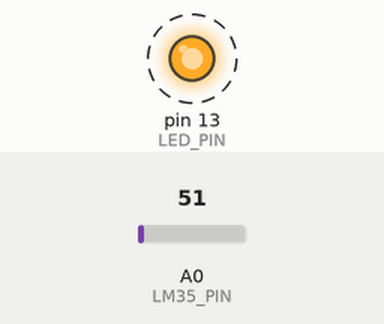
This sketch was run on a simulated Arduino Uno, built with avr-gcc and run on an emulated ATmega328P. Shown: output pins drawn as LEDs (lit = HIGH). Dashed ring = blinking. Inputs (shaded band) come from the test bench; at power-on: A0 (LM35_PIN) = 51.

Above: at 0.87 s.
1.3 s: A0 (LM35_PIN) set to 71
At 2.5 s:
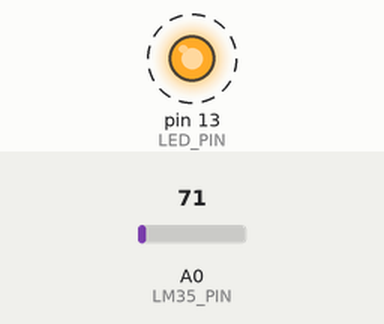
4.3 s: A0 (LM35_PIN) set to 61
At 4.87 s:
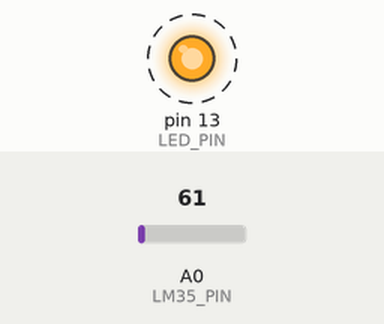
Timing chart, 0 to 13.3 s (numbered marks = the images above; inputs shaded):
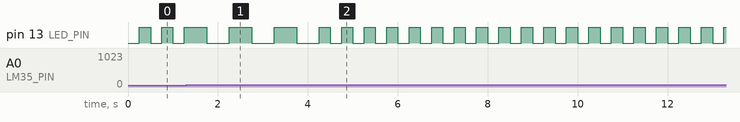

The sketch:

Temperature.ino
```cpp
#include <stdio.h>

const int LM35_PIN = A0;
const int LED_PIN = 13;

unsigned long previousMillis = 0;
int blinkInterval = 250; // Initial interval for LED blink

void setup() {
  printf("Serial communication initialized at 9600 baud.\n");

  // LED pin as output
  pinMode(LED_PIN, OUTPUT);
}

void loop() {
  // Temperature from LM35 Sensor
  int sensorValue = analogRead(LM35_PIN);
  float temperature = sensorValue * 0.48875; // Convert sensor value to temperature in degrees Celsius

  // Temperature value from the sensor
  printf("Temperature: %.2f\n", temperature);

  // Control LED based on temperature
  if (temperature < 30) {
    blinkInterval = 250;
  } else {
    blinkInterval = 500;
  }

  // Blink LED
  unsigned long currentMillis = millis();
  if (currentMillis - previousMillis >= blinkInterval) {
    previousMillis = currentMillis;
    digitalWrite(LED_PIN, !digitalRead(LED_PIN));
  }
}
```

Measured:
- after the input at 1.3 s, pin 13 (LED_PIN): alternates HIGH for 0.50 s and LOW for 0.50 s, starting after 0.45 s
- after the input at 4.3 s, pin 13 (LED_PIN): alternates HIGH for 0.25 s and LOW for 0.25 s, starting after 0.20 s
- by itself, pin 13 (LED_PIN): alternates HIGH for 0.25 s and LOW for 0.25 s
